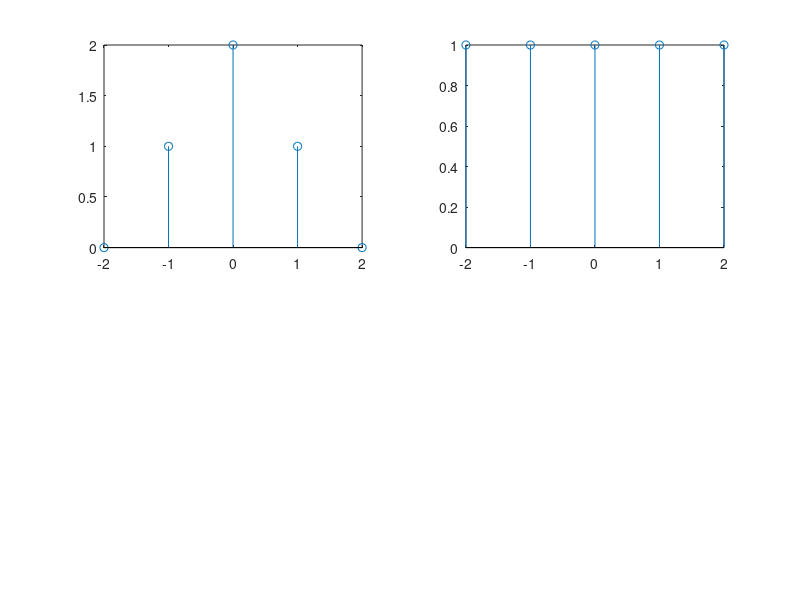

Reproduce this figure in MATLAB. (Note: this script raises an error after producing the figure.)
k1=-2: 2;
k2=-2: 2;
f1=[0 1 2 1 0] ;
subplot (2,2,1) ;
stem (k1,f1) ;
f2=[1 1 1 1 1];
subplot (2,2,2);
stem (k2,f2);
[f,k]=dconv(f1,f2,k1,k2);
subplot(2,2,3) ;
stem(k,f);
grid on